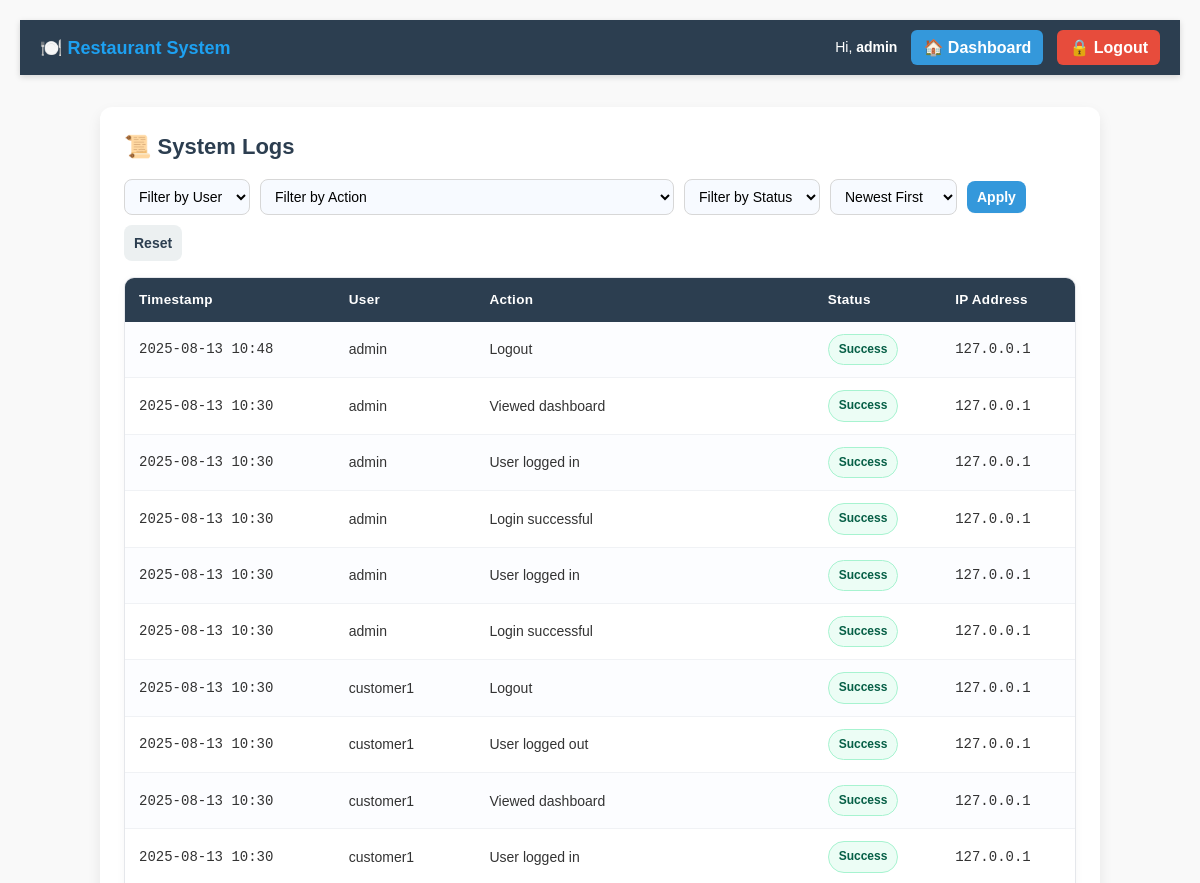
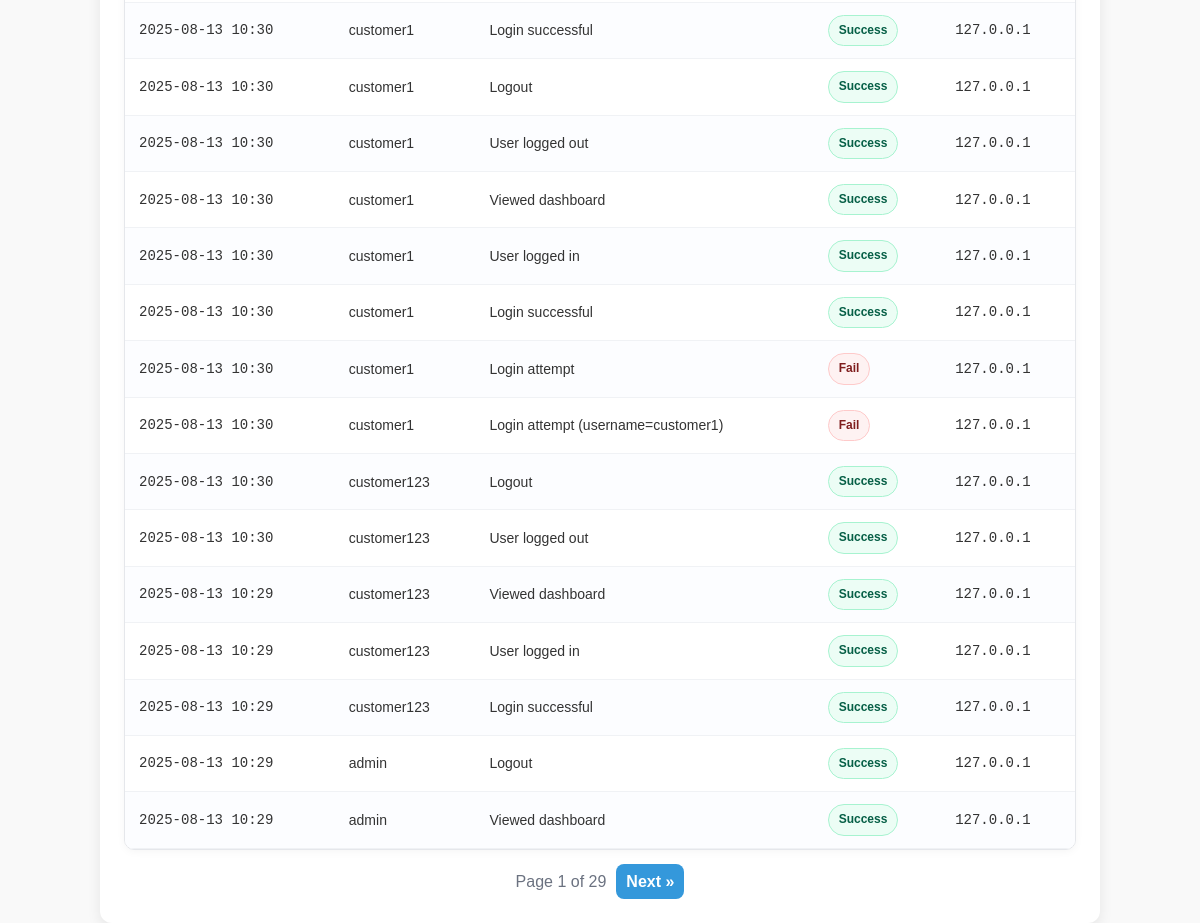
/logs/ (signed in), run on the app's committed database (2 pictures, top to bottom).
### accounts/models.py (models this page shows, shortened)
class User(AbstractUser):
    role = models.CharField(max_length=20, default="customer")
    failed_logins = models.IntegerField(default=0)
    locked_until = models.DateTimeField(null=True, blank=True)
    password_changed_at = models.DateTimeField(null=True, blank=True)
    security_question = models.CharField(max_length=255, blank=True)
    security_answer_hash = models.CharField(max_length=128, blank=True)
    last_auth_event_at = models.DateTimeField(null=True, blank=True)
    last_auth_event_ok = models.BooleanField(null=True, blank=True)
    last_auth_event_ip = models.GenericIPAddressField(null=True, blank=True)
    last_auth_event_ua = models.TextField(blank=True, null=True)
    def is_locked_now(self):
        return bool(self.locked_until and timezone.now() < self.locked_until)

### logs/models.py (models this page shows, shortened)
class Log(models.Model):
    user = models.ForeignKey(
        settings.AUTH_USER_MODEL,
        on_delete=models.SET_NULL,
        null=True,
        blank=True
    )
    action = models.CharField(max_length=255)
    ip_address = models.GenericIPAddressField(null=True, blank=True)
    user_agent = models.TextField(null=True, blank=True)  # Stores browser/device info
    status = models.CharField(max_length=50)
    timestamp = models.DateTimeField(auto_now_add=True)

### logs/views.py (the view)
# urls.py: path('', views.admin_logs_view, name='admin_logs'),
@login_required
def admin_logs_view(request):
    if getattr(request.user, "role", "") != "admin" and not request.user.is_superuser:
        messages.error(request, "Not authorized!")
        return redirect("accounts:dashboard")
    qs = Log.objects.select_related("user").all()
    user_filter = request.GET.get("user") or ""
    action_filter = request.GET.get("action") or ""
    status_filter = request.GET.get("status") or ""
    if user_filter:
        if user_filter.isdigit():
            qs = qs.filter(user_id=user_filter)
        else:
            qs = qs.filter(user__username=user_filter)
    if action_filter:
        qs = qs.filter(action__icontains=action_filter)
    if status_filter:
        qs = qs.filter(status=status_filter)
    sort = request.GET.get("sort") or "-timestamp"
    allowed_sorts = {"timestamp", "-timestamp", "user__username", "-user__username", "status", "-status"}
    if sort not in allowed_sorts:
        sort = "-timestamp"
    qs = qs.order_by(sort)
    actions = (
        Log.objects.exclude(action__isnull=True)
        .exclude(action__exact="")
        .annotate(a=Lower("action"))
        .order_by("a")
        .values_list("action", flat=True)
        .distinct()
    )
    users = User.objects.order_by("username")
    paginator = Paginator(qs, 25)  # 25 per page
    page_obj = paginator.get_page(request.GET.get("page"))
    return render(
        request,
        "logs/admin_logs.html",
        {
            "logs": page_obj.object_list,
            "page_obj": page_obj,
            "users": users,
            "actions": actions,
            "selected_user": user_filter,
            "selected_action": action_filter,
            "selected_status": status_filter,
            "sort": sort,
        },
    )

### logs/templates/logs/admin_logs.html (shortened to what this page needs)
{% extends "base.html" %}
{% load static %}
{% block extra_css %}
<link rel="stylesheet" href="{% static 'css/logs.css' %}">
{% endblock %}
{% block content %}
<div class="table-container">
    <h2>📜 System Logs</h2>
    <form method="get" class="filter-form">
        <select name="user">
            <option value="">Filter by User</option>
        </select>
        <select name="action">
            <option value="">Filter by Action</option>
        </select>
        <select name="status">
            <option value="">Filter by Status</option>
        </select>
        <select name="sort">
            <option value="-timestamp" {% if sort == "-timestamp" %}selected{% endif %}>Newest First</option>
        </select>
        <button type="submit" class="btn-primary">Apply</button>
        <a href="{% url 'logs:admin_logs' %}" class="btn-secondary">Reset</a>
    </form>
    <table class="logs-table">
        <thead>
            <tr>
                <th>Timestamp</th>
                <th>User</th>
                <th>Action</th>
                <th>Status</th>
                <th>IP Address</th>
            </tr>
        </thead>
        <tbody>
        {% if logs %}
            {% for log in logs %}
            <tr>
                <td class="mono">{{ log.timestamp|date:"Y-m-d H:i" }}</td>
                <td>{{ log.user|default:"—" }}</td>
                <td>{{ log.action }}</td>
                <td>
                    <span class="status {% if log.status == 'success' %}success{% else %}fail{% endif %}">
                        {{ log.status|title }}
                    </span>
                </td>
                <td class="mono">{{ log.ip_address|default:"—" }}</td>
            </tr>
            {% endfor %}
        {% else %}
            <tr>
                <td colspan="5" class="empty">No logs available.</td>
            </tr>
        {% endif %}
        </tbody>
    </table>
    {% if page_obj and page_obj.paginator.num_pages > 1 %}
    <div class="pagination">
        <span class="page-info">Page {{ page_obj.number }} of {{ page_obj.paginator.num_pages }}</span>
        {% if page_obj.has_next %}
          <a class="page-btn" href="?{% if request.GET %}{{ request.GET.urlencode|cut:'page='|cut:'&&'|cut:'?&' }}&{% endif %}page={{ page_obj.next_page_number }}">Next »</a>
        {% endif %}
    </div>
    {% endif %}
</div>
{% endblock %}

### templates/base.html (shortened to what this page needs)
{% load static %}
<!DOCTYPE html>
<html lang="en">
<head>
    <link rel="stylesheet" href="{% static 'css/global.css' %}">
    {% block extra_css %}{% endblock %}
</head>
<body>
    <div class="navbar">
        <div class="nav-left">
            <a href="{% url 'accounts:login' %}" class="brand">🍽️ Restaurant System</a>
        </div>
        <div class="nav-right">
            {% if request.user.is_authenticated %}
                <span>Hi, <strong>{{ request.user.username }}</strong></span>
                <a href="{% url 'accounts:dashboard' %}" class="dashboard-link">🏠 Dashboard</a>
                <a href="{% url 'accounts:logout' %}" class="logout-link">🔒 Logout</a>
            {% else %}
                <span>Hi, Guest</span>
                <a href="{% url 'accounts:login' %}" class="dashboard-link">🔐 Login</a>
                <a href="{% url 'accounts:register' %}" class="logout-link">📝 Register</a>
            {% endif %}
        </div>
    </div>
    <div class="main-content">
        {% block content %}{% endblock %}
    </div>
</body>
</html>

### static/css/global.css (style rules this page uses)
* { margin: 0; padding: 0; box-sizing: border-box; }
:root { --bg:#f9f9f9; --card:#ffffff; --text:#333; --muted:#6b7280; --border:#e5e7eb; --shadow:0 4px 12px rgba(0,0,0,.08); --nav:#2c3e50; --link:#2980b9; --primary:#3498db; --primary-600:#2980b9; --danger:#e74c3c; --danger-600:#c0392b; --accent:#ecf0f1; }
html, body { height: 100%; }
body { font-family: Arial, sans-serif; background: var(--bg); color: var(--text); padding: 20px; line-height: 1.45; }
h1, h2 { color: #2c3e50; }
a { text-decoration: none; color: var(--link); }
.mono { font-family: ui-monospace, Menlo, Monaco, Consolas, "Courier New", monospace; }
.navbar { background: #2c3e50; color: white; padding: 10px 20px; display: flex; justify-content: space-between; align-items: center; border-radius: 0; box-shadow: 0 2px 6px rgba(0,0,0,0.15); }
.nav-left { font-size: 18px; font-weight: bold; }
.nav-left .brand { color: #1da1f2; text-decoration: none; }
.nav-right { display: flex; align-items: center; gap: 14px; }
.nav-right span { font-size: 14px; }
.nav-right a { display: flex; align-items: center; gap: 6px; color: white; font-weight: bold; padding: 6px 12px; border-radius: 6px; transition: background 0.3s; text-decoration: none; }
.nav-right a.dashboard-link { background: #3498db; }
.nav-right a.logout-link { background: #e74c3c; }
button, .btn-primary, .btn-secondary, .btn-link, .btn-small { border: none; border-radius: 8px; font-weight: bold; cursor: pointer; font-family: Arial, sans-serif; }
.btn-primary { background: var(--primary); color: white; padding: 10px 14px; box-shadow: 0 1px 0 rgba(0,0,0,.02); }
.btn-secondary { background: var(--accent); color: #2c3e50; padding: 10px 14px; }
.form-container, .table-container, .dashboard-container { max-width: 1000px; margin: 24px auto; background: var(--card); padding: 24px; border-radius: 12px; box-shadow: var(--shadow); }
.main-content { margin-top: 20px; }

### static/css/logs.css (style rules this page uses)
.table-container { max-width: 1000px; margin: 32px auto; background: #fff; padding: 24px; border-radius: 12px; box-shadow: 0 6px 14px rgba(0, 0, 0, 0.08); }
.table-container h2 { display: flex; align-items: center; gap: 8px; font-size: 22px; font-weight: 700; color: #2c3e50; margin-bottom: 16px; }
.filter-form { display: flex; gap: 10px; flex-wrap: wrap; align-items: center; margin: 10px 0 16px; }
.filter-form select, .filter-form input[type="search"], .filter-form button, .filter-form a { padding: 8px 10px; font-size: 14px; border-radius: 8px; border: 1px solid #d7d7d7; background: #f7faff; }
.filter-form button { border: none; background: #3498db; color: #fff; font-weight: 700; cursor: pointer; }
.filter-form a { border: none; background: #ecf0f1; color: #2c3e50; text-decoration: none; display: inline-flex; align-items: center; gap: 6px; }
.logs-table { width: 100%; border-collapse: separate; border-spacing: 0; border: 1px solid #e5e7eb; border-radius: 10px; overflow: hidden; box-shadow: 0 2px 8px rgba(0,0,0,.04); }
.logs-table thead th { background: #2c3e50; color: #ffffff; text-align: left; padding: 12px 14px; font-size: 13.5px; font-weight: 700; letter-spacing: .3px; position: sticky; top: 0; z-index: 1; }
.logs-table td { padding: 12px 14px; font-size: 14px; border-bottom: 1px solid #f0f2f5; color: #333; vertical-align: middle; }
.logs-table tbody tr:nth-child(odd) { background: #fcfdff; }
.mono { font-family: ui-monospace, Menlo, Monaco, Consolas, "Courier New", monospace; }
.status { display: inline-block; padding: 6px 10px; border-radius: 999px; font-weight: 700; font-size: 12px; text-align: center; border: 1px solid transparent; }
.status.success { background: #ecfdf5; color: #065f46; border-color: #a7f3d0; }
.status.fail { background: #fef2f2; color: #7f1d1d; border-color: #fecaca; }
.pagination { display: flex; gap: 10px; align-items: center; justify-content: center; margin-top: 14px; flex-wrap: wrap; }
.page-btn { background: #3498db; color: #fff; padding: 6px 10px; border-radius: 8px; text-decoration: none; font-weight: 700; }
.page-info { color: #6b7280; }

### data on the page
User: user.username "admin"
Log: timestamp "2025-08-13 10:48", user "admin", action "Logout", status "Success", ip_address "127.0.0.1"
Log: timestamp "2025-08-13 10:30", user "admin", action "Viewed dashboard", status "Success", ip_address "127.0.0.1"
Log: timestamp "2025-08-13 10:30", user "admin", action "User logged in", status "Success", ip_address "127.0.0.1"
Log: timestamp "2025-08-13 10:30", user "admin", action "Login successful", status "Success", ip_address "127.0.0.1"
Log: timestamp "2025-08-13 10:30", user "admin", action "User logged in", status "Success", ip_address "127.0.0.1"
Log: timestamp "2025-08-13 10:30", user "admin", action "Login successful", status "Success", ip_address "127.0.0.1"
Log: timestamp "2025-08-13 10:30", user "customer1", action "Logout", status "Success", ip_address "127.0.0.1"
Log: timestamp "2025-08-13 10:30", user "customer1", action "User logged out", status "Success", ip_address "127.0.0.1"
Log: timestamp "2025-08-13 10:30", user "customer1", action "Viewed dashboard", status "Success", ip_address "127.0.0.1"
Log: timestamp "2025-08-13 10:30", user "customer1", action "User logged in", status "Success", ip_address "127.0.0.1"
Log: timestamp "2025-08-13 10:30", user "customer1", action "Login successful", status "Success", ip_address "127.0.0.1"
Log: timestamp "2025-08-13 10:30", user "customer1", action "Logout", status "Success", ip_address "127.0.0.1"
Log: timestamp "2025-08-13 10:30", user "customer1", action "User logged out", status "Success", ip_address "127.0.0.1"
Log: timestamp "2025-08-13 10:30", user "customer1", action "Viewed dashboard", status "Success", ip_address "127.0.0.1"
Log: timestamp "2025-08-13 10:30", user "customer1", action "User logged in", status "Success", ip_address "127.0.0.1"
Log: timestamp "2025-08-13 10:30", user "customer1", action "Login successful", status "Success", ip_address "127.0.0.1"
Log: timestamp "2025-08-13 10:30", user "customer1", action "Login attempt", status "Fail", ip_address "127.0.0.1"
Log: timestamp "2025-08-13 10:30", user "customer1", action "Login attempt (username=customer1)", status "Fail", ip_address "127.0.0.1"
Log: timestamp "2025-08-13 10:30", user "customer123", action "Logout", status "Success", ip_address "127.0.0.1"
Log: timestamp "2025-08-13 10:30", user "customer123", action "User logged out", status "Success", ip_address "127.0.0.1"
Log: timestamp "2025-08-13 10:29", user "customer123", action "Viewed dashboard", status "Success", ip_address "127.0.0.1"
Log: timestamp "2025-08-13 10:29", user "customer123", action "User logged in", status "Success", ip_address "127.0.0.1"
Log: timestamp "2025-08-13 10:29", user "customer123", action "Login successful", status "Success", ip_address "127.0.0.1"
Log: timestamp "2025-08-13 10:29", user "admin", action "Logout", status "Success", ip_address "127.0.0.1"
Log: timestamp "2025-08-13 10:29", user "admin", action "Viewed dashboard", status "Success", ip_address "127.0.0.1"

### other printed values
{{ page_obj.number }} "1"
{{ page_obj.paginator.num_pages }} "29"
